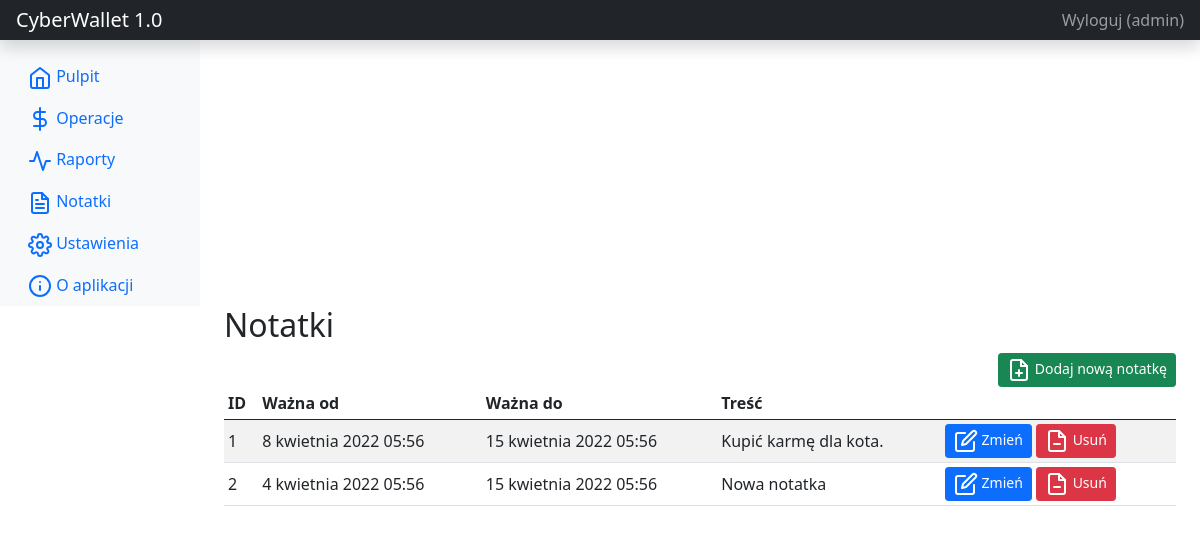
Screenshot of /read_notes/ (signed in) with the database file from the repository.
### cyber_wallet_application/models.py (models this page shows)
class Note(models.Model):
    user = models.ForeignKey(User, on_delete=models.CASCADE)
    from_moment = models.DateTimeField()
    to_moment = models.DateTimeField()
    text = models.CharField(max_length=5000)

### cyber_wallet_application/views.py (the view)
# urls.py: path("read_notes/", views.read_notes),
@login_required(login_url=LOGIN_URL)
@require_http_methods(["GET"])
def read_notes(request):
    notes = (Note.objects
             .filter(user=request.user)
             .order_by("-from_moment"))
    return render(request, "read_notes.htm", {
        "notes": notes
    })

### cyber_wallet_application/templates/read_notes.htm
{% include "header.htm" %}
<main class="col-md-9 ms-sm-auto col-lg-10 px-md-4">
    <h2>Notatki</h2>
    <div style="text-align: right;">
        <a href="/create_note" class="btn btn-success btn-sm">
            <span data-feather="file-plus"></span>
            Dodaj nową notatkę
        </a>
    </div>
    <div class="table-responsive">
        <table class="table table-striped table-sm">
            <thead>
            <tr>
                <th scope="col">ID</th>
                <th scope="col">Ważna od</th>
                <th scope="col">Ważna do</th>
                <th scope="col">Treść</th>
                <th></th>
            </tr>
            </thead>
            <tbody>
            {% for note in notes %}
            <tr>
                <td>{{ note.id }}</td>
                <td>{{ note.from_moment }}</td>
                <td>{{ note.to_moment }}</td>
                <td>{{ note.text }}</td>
                <td>
                    <a href="/update_note/{{ note.id }}" class="btn btn-primary btn-sm">
                        <span data-feather="edit"></span>
                        Zmień
                    </a>
                    <a href="/delete_note/{{ note.id }}" class="btn btn-danger btn-sm">
                        <span data-feather="file-minus"></span>
                        Usuń
                    </a>
                </td>
            </tr>
            {% endfor %}
            </tbody>
        </table>
    </div>
</main>
{% include "footer.htm" %}

### cyber_wallet_application/templates/header.htm (shortened to what this page needs)
<!doctype html>
<html lang="pl">
<head>
    <link href="https://getbootstrap.com/docs/5.0/dist/css/bootstrap.min.css" rel="stylesheet"
>
    <link rel="stylesheet" href="https://netdna.bootstrapcdn.com/font-awesome/4.7.0/css/font-awesome.css">
    <link href="https://getbootstrap.com/docs/5.0/examples/dashboard/dashboard.css" rel="stylesheet">
            {% load static %}
</head>
<body>
<header class="navbar navbar-dark sticky-top bg-dark flex-md-nowrap p-0 shadow">
    <a class="navbar-brand col-md-3 col-lg-2 me-0 px-3" href="/">CyberWallet 1.0</a>
    <div class="navbar-nav">
        <div class="nav-item text-nowrap">
            {% if user.is_authenticated %}
            <a class="nav-link px-3" href="/accounts/logout">Wyloguj ({{ user.get_username }})</a>
            {% else %}
            <a class="nav-link px-3" href="/accounts/login">Logowanie</a>
            {% endif %}
        </div>
    </div>
</header>
{% if user.is_authenticated %}
<div class="container-fluid">
    <div class="row">
        <nav id="sidebarMenu" class="col-md-3 col-lg-2 d-md-block bg-light sidebar collapse">
            <div class="position-sticky pt-3">
                <ul class="nav flex-column">
                    <li class="nav-item">
                        <a class="nav-link {% if request.path == '/' %}active{% endif %}" href="/">
                            <span data-feather="home"></span>
                            Pulpit
                        </a>
                    </li>
                    <li class="nav-item">
                        <a class="nav-link {% if request.path == '/read_operations/' %}active{% endif %}" href="/read_operations">
                            <span data-feather="dollar-sign"></span>
                            Operacje
                        </a>
                    </li>
                    <li class="nav-item">
                        <a class="nav-link {% if request.path == '/read_reports/' %}active{% endif %}" href="/read_reports">
                            <span data-feather="activity"></span>
                            Raporty
                        </a>
                    </li>
                    <li class="nav-item">
                        <a class="nav-link {% if request.path == '/read_notes/' %}active{% endif %}" href="/read_notes">
                            <span data-feather="file-text"></span>
                            Notatki
                        </a>
                    </li>
                    <li class="nav-item">
                        <a class="nav-link {% if request.path == '/settings/' %}active{% endif %}" href="/settings">
                            <span data-feather="settings"></span>
                            Ustawienia
                        </a>
                    </li>
                    <li class="nav-item">
                        <a class="nav-link {% if request.path == '/info/' %}active{% endif %}" href="/info">
                            <span data-feather="info"></span>
                            O aplikacji
                        </a>
                    </li>
                </ul>
            </div>
        </nav>
    </div>
</div>
{% endif %}

### rows the page displays
Note: id "1", from_moment "8 kwietnia 2022 05:56", to_moment "15 kwietnia 2022 05:56", text "Kupić karmę dla kota."
Note: id "2", from_moment "4 kwietnia 2022 05:56", to_moment "15 kwietnia 2022 05:56", text "Nowa notatka"

### other values shown
{{ user.get_username }} "admin"
